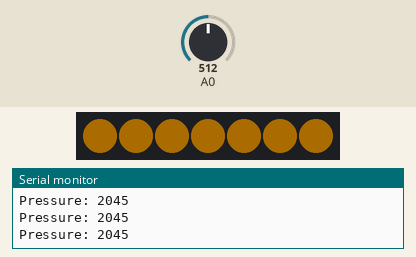
Simulated run of this sketch. Board: ESP8266 (NodeMCU). Parts: 7 RGB LEDs in strip order, left to right, the last lines printed to the serial monitor. The test bench sets the inputs (shaded band); at power-on: A0 = 512 (analog values on the 0–1023 scale). Dim RGB values are drawn brighter than linear.

Above: at 2.2 s.
2.3 s: A0 set to 40
At 2.9 s:
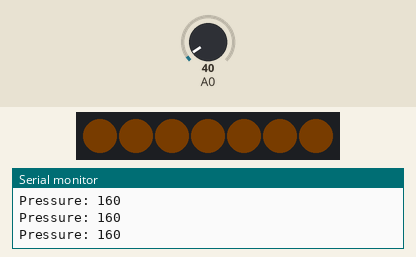
3.9 s: A0 set to 31
At 4.3 s:
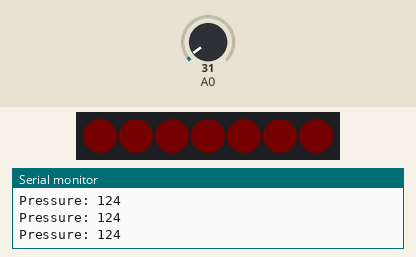
5.4 s: A0 set to 0
At 6.0 s:
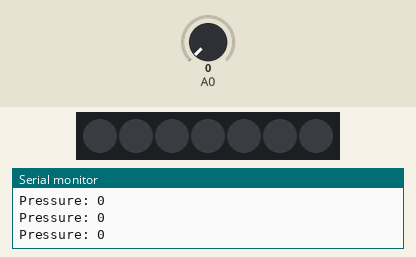
6.9 s: A0 set to 60
At 8.2 s:
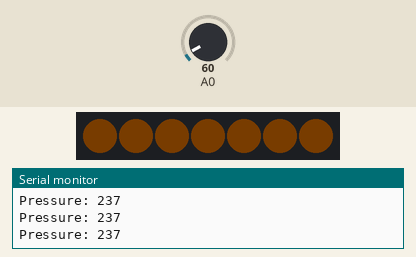
Timing chart, 0 to 9.4 s (numbered marks = the images above; inputs shaded):
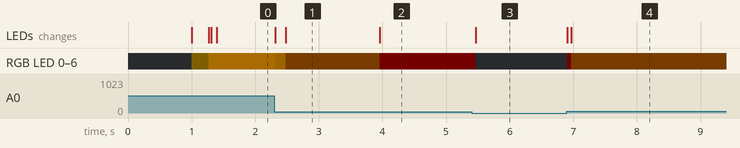

Measured:
- after the input at 2.3 s, RGB LED 0–6: RGB(46, 29, 0) → RGB(28, 18, 0) at once, → RGB(2, 1, 0) 0.16 s later; the LEDs: first change at once (image 1 shows a later state)
- after the input at 3.9 s, RGB LED 0–6: RGB(2, 1, 0) → RGB(1, 0, 0) after 0.05 s; the LEDs: change after 0.05 s (image 2)
- after the input at 5.4 s, RGB LED 0–6: RGB(1, 0, 0) → off after 0.07 s; the LEDs: change after 0.07 s (image 3)
- after the input at 6.9 s, RGB LED 0–6: off → RGB(1, 0, 0) at once, → RGB(2, 1, 0) 0.06 s later; the LEDs: first change at once (image 4 shows a later state)

The sketch:

qirxg.ino
```cpp
/*
 * QIRXG - Yellow/Gold Pressure-Reactive LED
 * Press harder = brighter yellow glow
 */

#include <FastLED.h>

#define FSR_PIN     D0
#define LED_PIN     D1
#define NUM_LEDS    7

#define THRESHOLD   50    // Ignore noise below this value
#define HUE_YELLOW  42    // Yellow/gold hue

CRGB leds[NUM_LEDS];
int smoothedPressure = 0;

void setup() {
  Serial.begin(115200);
  delay(1000);
  Serial.println("=== QIRXG - YELLOW ===");

  FastLED.addLeds<WS2812B, LED_PIN, GRB>(leds, NUM_LEDS);
  FastLED.clear();
  FastLED.show();

  analogReadResolution(12);
}

void loop() {
  int pressure = analogRead(FSR_PIN);

  // Smooth the reading to reduce flicker
  smoothedPressure = (smoothedPressure * 3 + pressure) / 4;

  // Below threshold = off (no flicker)
  if (smoothedPressure < THRESHOLD) {
    FastLED.clear();
    FastLED.show();
  } else {
    // Map pressure to brightness
    int brightness = map(smoothedPressure, THRESHOLD, 4095, 10, 255);
    brightness = constrain(brightness, 0, 255);

    // Yellow color
    fill_solid(leds, NUM_LEDS, CHSV(HUE_YELLOW, 255, brightness));
    FastLED.show();
  }

  Serial.print("Pressure: ");
  Serial.print(smoothedPressure);
  Serial.println();

  delay(20);
}
```
